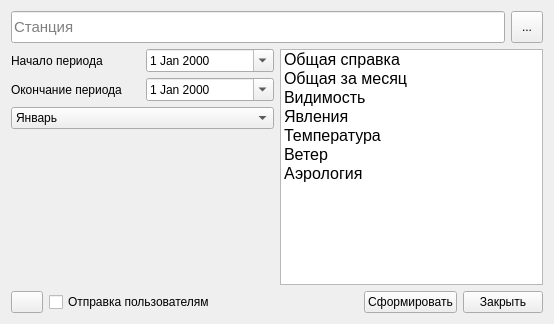
<?xml version="1.0" encoding="UTF-8"?>
<ui version="4.0">
 <class>VkoWidget</class>
 <widget class="QWidget" name="VkoWidget">
  <property name="geometry">
   <rect>
    <x>0</x>
    <y>0</y>
    <width>554</width>
    <height>324</height>
   </rect>
  </property>
  <property name="windowTitle">
   <string>Климатические характеристики</string>
  </property>
  <layout class="QGridLayout" name="gridLayout_2">
   <item row="0" column="0" colspan="2">
    <layout class="QHBoxLayout" name="horizontalLayout_2">
     <item>
      <widget class="QLineEdit" name="station">
       <property name="minimumSize">
        <size>
         <width>32</width>
         <height>32</height>
        </size>
       </property>
       <property name="font">
        <font>
         <pointsize>11</pointsize>
        </font>
       </property>
       <property name="placeholderText">
        <string>Станция</string>
       </property>
       <property name="clearButtonEnabled">
        <bool>true</bool>
       </property>
      </widget>
     </item>
     <item>
      <widget class="QToolButton" name="stationBtn">
       <property name="minimumSize">
        <size>
         <width>32</width>
         <height>32</height>
        </size>
       </property>
       <property name="text">
        <string>...</string>
       </property>
       <property name="iconSize">
        <size>
         <width>32</width>
         <height>32</height>
        </size>
       </property>
      </widget>
     </item>
    </layout>
   </item>
   <item row="1" column="0">
    <layout class="QGridLayout" name="gridLayout">
     <item row="0" column="0">
      <widget class="QLabel" name="label">
       <property name="text">
        <string>Начало периода</string>
       </property>
      </widget>
     </item>
     <item row="0" column="1">
      <widget class="QDateEdit" name="dateStartEdit">
       <property name="calendarPopup">
        <bool>true</bool>
       </property>
      </widget>
     </item>
     <item row="1" column="0">
      <widget class="QLabel" name="label_2">
       <property name="text">
        <string>Окончание периода</string>
       </property>
      </widget>
     </item>
     <item row="1" column="1">
      <widget class="QDateEdit" name="dateEndEdit">
       <property name="calendarPopup">
        <bool>true</bool>
       </property>
      </widget>
     </item>
    </layout>
   </item>
   <item row="1" column="1" rowspan="3">
    <widget class="QListWidget" name="listWidget">
     <property name="sizePolicy">
      <sizepolicy hsizetype="Preferred" vsizetype="Expanding">
       <horstretch>0</horstretch>
       <verstretch>0</verstretch>
      </sizepolicy>
     </property>
     <property name="selectionMode">
      <enum>QAbstractItemView::ExtendedSelection</enum>
     </property>
     <item>
      <property name="text">
       <string>Общая справка</string>
      </property>
      <property name="font">
       <font>
        <pointsize>12</pointsize>
       </font>
      </property>
     </item>
     <item>
      <property name="text">
       <string>Общая за месяц</string>
      </property>
      <property name="font">
       <font>
        <pointsize>12</pointsize>
       </font>
      </property>
     </item>
     <item>
      <property name="text">
       <string>Видимость</string>
      </property>
      <property name="font">
       <font>
        <pointsize>12</pointsize>
       </font>
      </property>
     </item>
     <item>
      <property name="text">
       <string>Явления</string>
      </property>
      <property name="font">
       <font>
        <pointsize>12</pointsize>
       </font>
      </property>
     </item>
     <item>
      <property name="text">
       <string>Температура</string>
      </property>
      <property name="font">
       <font>
        <pointsize>12</pointsize>
       </font>
      </property>
     </item>
     <item>
      <property name="text">
       <string>Ветер</string>
      </property>
      <property name="font">
       <font>
        <pointsize>12</pointsize>
       </font>
      </property>
     </item>
     <item>
      <property name="text">
       <string>Аэрология</string>
      </property>
      <property name="font">
       <font>
        <pointsize>12</pointsize>
       </font>
      </property>
     </item>
    </widget>
   </item>
   <item row="3" column="0">
    <spacer name="verticalSpacer">
     <property name="orientation">
      <enum>Qt::Vertical</enum>
     </property>
     <property name="sizeHint" stdset="0">
      <size>
       <width>20</width>
       <height>127</height>
      </size>
     </property>
    </spacer>
   </item>
   <item row="4" column="0" colspan="2">
    <layout class="QHBoxLayout" name="horizontalLayout">
     <item>
      <widget class="QPushButton" name="selectUsersBtn">
       <property name="maximumSize">
        <size>
         <width>32</width>
         <height>32</height>
        </size>
       </property>
       <property name="toolTip">
        <string>Выбор пользователей</string>
       </property>
       <property name="text">
        <string/>
       </property>
      </widget>
     </item>
     <item>
      <widget class="QCheckBox" name="sendUsersCheck">
       <property name="text">
        <string>Отправка пользователям</string>
       </property>
      </widget>
     </item>
     <item>
      <spacer name="horizontalSpacer_2">
       <property name="orientation">
        <enum>Qt::Horizontal</enum>
       </property>
       <property name="sizeHint" stdset="0">
        <size>
         <width>40</width>
         <height>20</height>
        </size>
       </property>
      </spacer>
     </item>
     <item>
      <widget class="QPushButton" name="createButton">
       <property name="text">
        <string>Сформировать</string>
       </property>
      </widget>
     </item>
     <item>
      <widget class="QPushButton" name="cancelButton">
       <property name="text">
        <string>Закрыть</string>
       </property>
      </widget>
     </item>
    </layout>
   </item>
   <item row="2" column="0">
    <widget class="QComboBox" name="month">
     <property name="maxVisibleItems">
      <number>17</number>
     </property>
     <item>
      <property name="text">
       <string>Январь</string>
      </property>
     </item>
     <item>
      <property name="text">
       <string>Февраль</string>
      </property>
     </item>
     <item>
      <property name="text">
       <string>Март</string>
      </property>
     </item>
     <item>
      <property name="text">
       <string>Апрель</string>
      </property>
     </item>
     <item>
      <property name="text">
       <string>Май</string>
      </property>
     </item>
     <item>
      <property name="text">
       <string>Июнь</string>
      </property>
     </item>
     <item>
      <property name="text">
       <string>Июль</string>
      </property>
     </item>
     <item>
      <property name="text">
       <string>Август</string>
      </property>
     </item>
     <item>
      <property name="text">
       <string>Сентябрь</string>
      </property>
     </item>
     <item>
      <property name="text">
       <string>Октябрь</string>
      </property>
     </item>
     <item>
      <property name="text">
       <string>Ноябрь</string>
      </property>
     </item>
     <item>
      <property name="text">
       <string>Декабрь</string>
      </property>
     </item>
    </widget>
   </item>
  </layout>
 </widget>
 <tabstops>
  <tabstop>station</tabstop>
  <tabstop>stationBtn</tabstop>
  <tabstop>listWidget</tabstop>
  <tabstop>dateStartEdit</tabstop>
  <tabstop>dateEndEdit</tabstop>
  <tabstop>createButton</tabstop>
  <tabstop>cancelButton</tabstop>
 </tabstops>
 <resources/>
 <connections/>
</ui>
